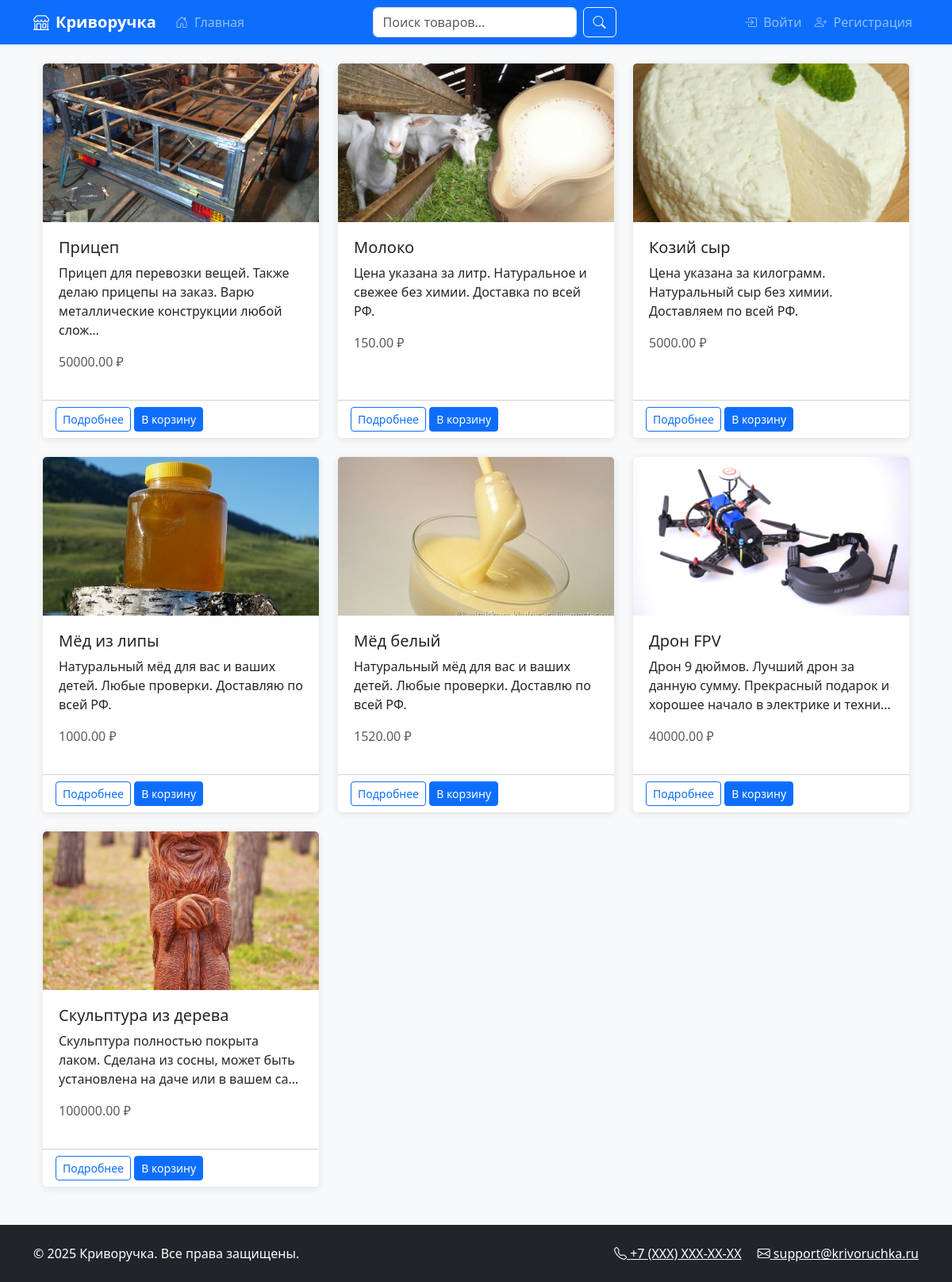
The page / on the database its author committed.
### marketplace/models.py (models this page shows, shortened)
class Product(models.Model):
    seller = models.ForeignKey(User, on_delete=models.CASCADE)
    name = models.CharField(max_length=200)
    manufacturer = models.CharField(max_length=200)
    description = models.TextField()
    price = models.DecimalField(max_digits=10, decimal_places=2)
    image = models.ImageField(upload_to='products/')
    rating = models.FloatField(default=0)
    created_at = models.DateTimeField(auto_now_add=True)

### marketplace/views.py (the view)
# urls.py: path('', views.home, name='home'),
def home(request):
    from django.db import connection
    print("=" * 50)
    print("Запрос товаров...")
    products = list(Product.objects.all())  # Принудительно выполняем запрос
    print(f"Найдено товаров: {len(products)}")
    if products:
        print(f"Пример: {products[0].name}")
    print("Соединение:", connection.connection)
    print("=" * 50)
    return render(request, 'marketplace/home.html', {
        'products': products
    })

### marketplace/context_processors.py (called while the page is built, shortened)
def unread_notifications(request):
    if request.user.is_authenticated:
        return {
            'unread_count': request.user.notifications.filter(is_read=False).count()
        }
    return {}

def unread_chats(request):
    if not request.user.is_authenticated:
        return {}

### marketplace/views.py (called while the page is built)
def base_context(request):
    if request.user.is_authenticated:
        return {'cart_items_count': Cart.objects.filter(user=request.user).count()}
    return {}

### templates/marketplace/home.html (shortened to what this page needs)
{% extends 'marketplace/base.html' %}
{% block content %}
<div class="container mt-4">
    <div class="row">
        {% for product in products %}
        <div class="col-md-4 mb-4">
            <div class="card h-100">
                <img src="{{ product.image.url }}" class="card-img-top" alt="{{ product.name }}" style="height: 200px; object-fit: cover;">
                <div class="card-body">
                    <h5 class="card-title">{{ product.name }}</h5>
                    <p class="card-text">{{ product.description|truncatechars:100 }}</p>
                    <p class="text-muted">{{ product.price }} ₽</p>
                </div>
                <div class="card-footer bg-white">
                    <a href="{% url 'product_detail' product.id %}" class="btn btn-sm btn-outline-primary">Подробнее</a>
                    <form action="{% url 'add_to_cart' product.id %}" method="post" class="d-inline">
                        <button type="submit" class="btn btn-sm btn-primary">В корзину</button>
                    </form>
                </div>
            </div>
        </div>
        {% endfor %}
    </div>
</div>
{% endblock %}

### static/css/style.css (style rules this page uses)
.card { transition: transform 0.3s; border: none; box-shadow: 0 2px 10px rgba(0,0,0,0.1); }
.card-img-top { height: 200px; object-fit: cover; background: #f8f9fa; }
.card-body { padding: 1.25rem; }

### rows shown on the page
Product: image (picture), name "Прицеп", description "Прицеп для перевозки вещей. Также делаю прицепы на заказ. Варю металлические конструкции любой слож…", price "50000.00"
Product: image (picture), name "Молоко", description "Цена указана за литр. Натуральное и свежее без химии. Доставка по всей РФ.", price "150.00"
Product: image (picture), name "Козий сыр", description "Цена указана за килограмм. Натуральный сыр без химии. Доставляем по всей РФ.", price "5000.00"
Product: image (picture), name "Мёд из липы", description "Натуральный мёд для вас и ваших детей. Любые проверки. Доставляю по всей РФ.", price "1000.00"
Product: image (picture), name "Мёд белый", description "Натуральный мёд для вас и ваших детей. Любые проверки. Доставлю по всей РФ.", price "1520.00"
Product: image (picture), name "Дрон FPV", description "Дрон 9 дюймов. Лучший дрон за данную сумму. Прекрасный подарок и хорошее начало в электрике и техни…", price "40000.00"
Product: image (picture), name "Скульптура из дерева", description "Скульптура полностью покрыта лаком. Сделана из сосны, может быть установлена на даче или в вашем са…", price "100000.00"
